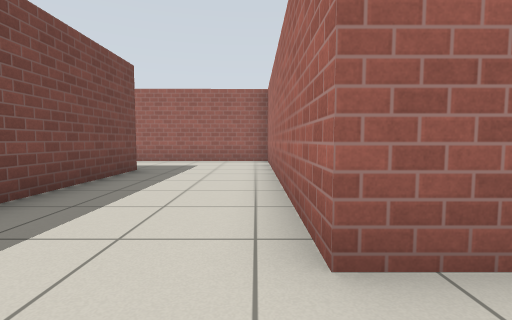
view 1 (above)

21 first-person views from a walk through a robot-simulator world made for Gazebo. The camera is 0.72 m above the floor, tilts 4° down and sees 85° across. The floor is counted in squares, 1 m on a side. Each view is taken from the middle of a square. On the plan, view 1 faces up. The plan holds only what a view shows up to about 10 squares ahead; the rest is blank. Simple patterns stand in for the simulator's built-in surfaces.

view 2
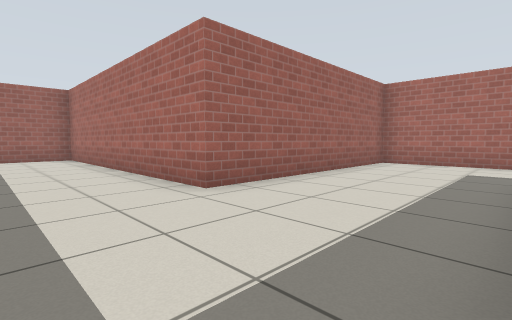

view 3
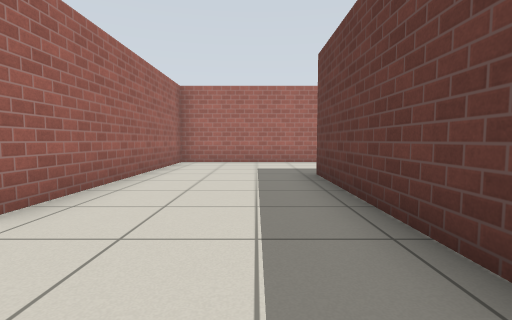

view 4
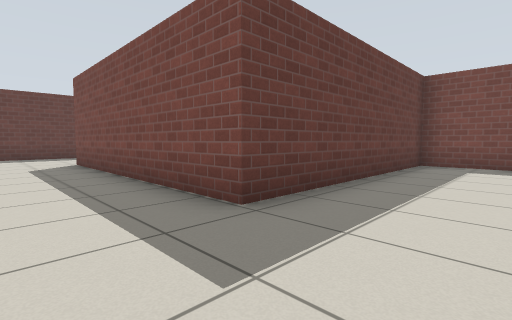

view 5
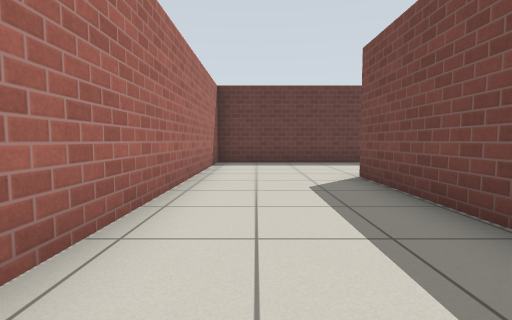

view 6
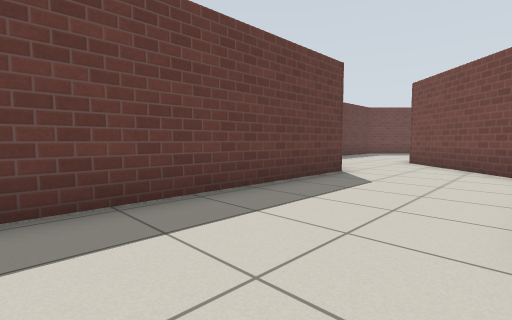

view 7
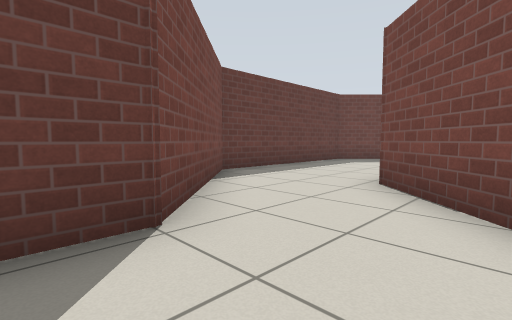

view 8
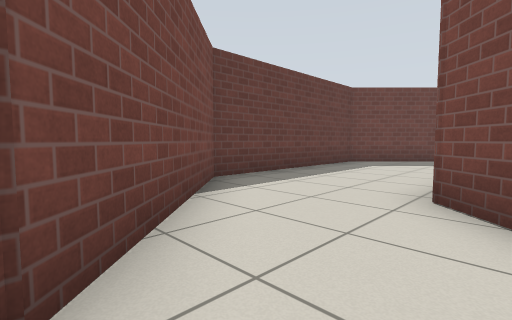

view 9
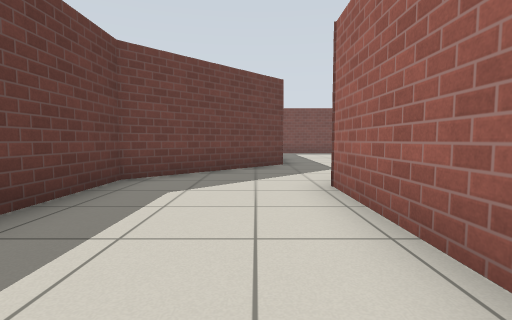

view 10
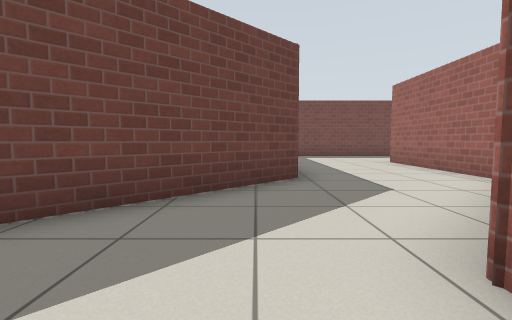

view 11
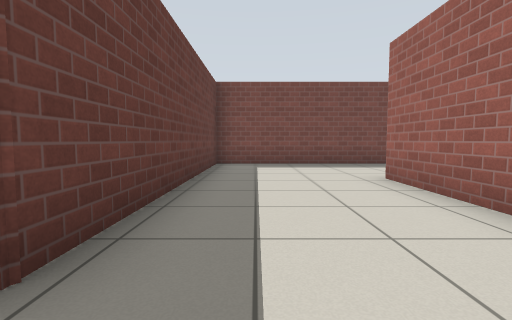

view 12
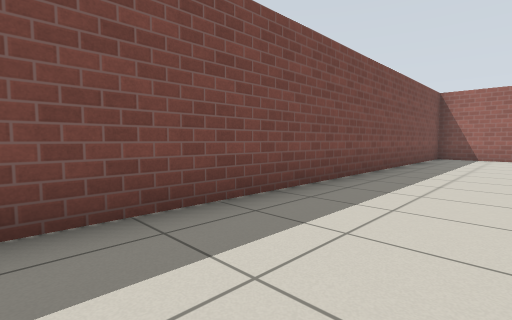

view 13
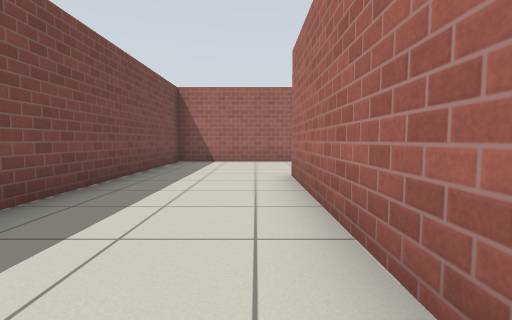

view 14
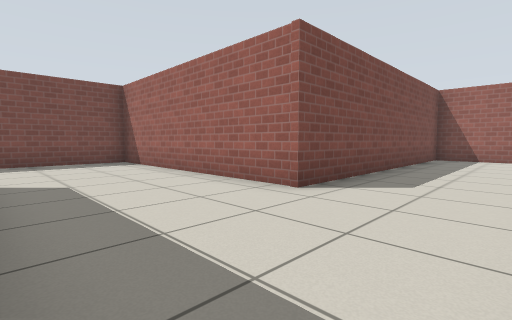

view 15
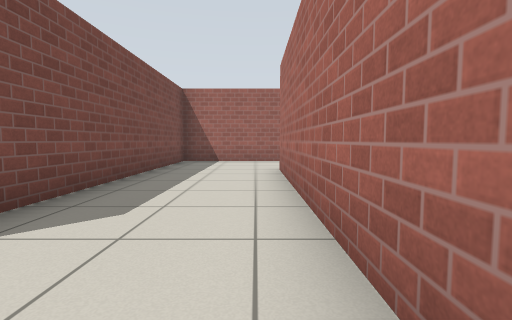

view 16
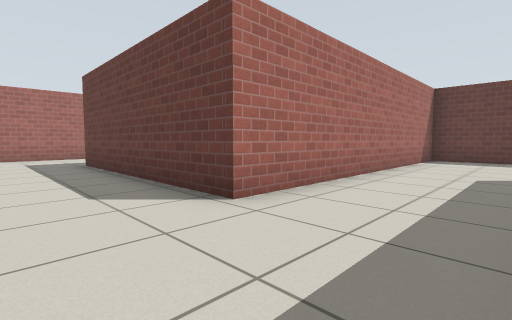

view 17
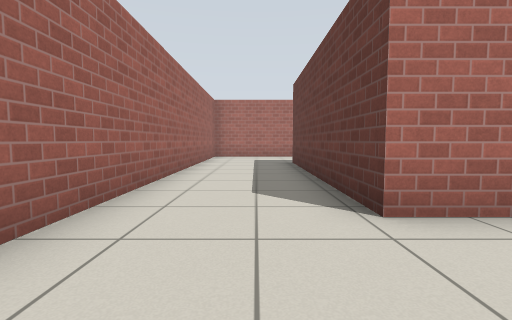

view 18
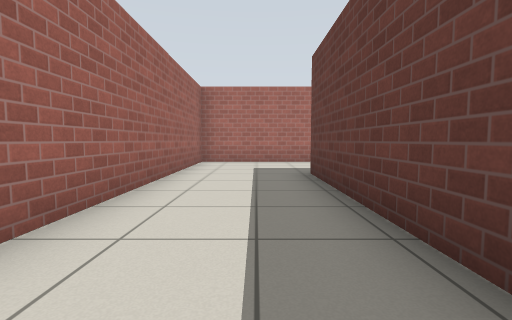

view 19
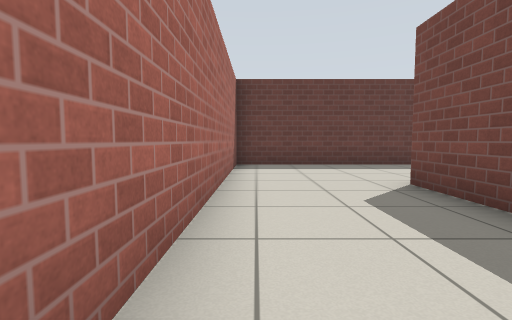

view 20
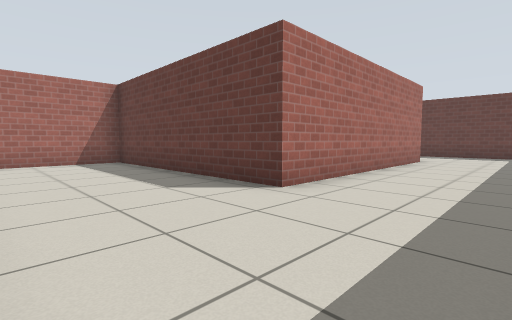

view 21
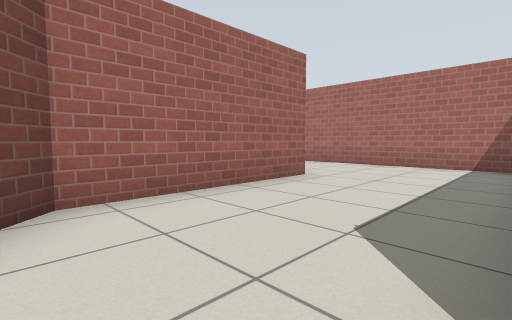

### Floor plan
Ten units are one square. View 1 is at (0, 0); x grows to the right and y downward. Boxes are objects, and circles mark ways between rooms. Rooms are numbered by the first view taken in them; rooms with no view inside come last. Other rooms are left out.
<svg viewBox="-201 -103 279 273">
<path fill="none" stroke="#000" d="M-29 4 -29 23 39 23 39 95 -5 95 -38 129M73 31 73 -15 4 -15 4 -98 -105 -97M-53 128 -85 128M-94 -68 -29 -68 -29 -31M-123 132 -91 165 -33 165 0 132 73 132 73 52M-121 95 -163 95 -163 23 -94 23 -94 -68M-105 -97 -125 -97 -125 -15 -196 -15 -196 132 -123 132"/>
<circle cx="-120" cy="110" r="3" fill="#2a7"/>
<circle cx="-95" cy="-85" r="3" fill="#2a7"/>
<text x="-10" y="20">1</text>
<text x="-150" y="20">2</text>
</svg>
Room 1 opens to room 2.

Where each view was taken, in squares from view 1:
view 1: 0 up, 0 right, facing up
view 2: 2 down, 2 left, facing up-right
view 3: 1 down, 2 left, facing right
view 4: 0 up, 6 right, facing down-left
view 5: 4 down, 6 right, facing down
view 6: 10 down, 6 right, facing down-left
view 7: 11 down, 1 right, facing down-left
view 8: 12 down, 0 right, facing down-left
view 9: 14 down, 4 left, facing left
view 10: 14 down, 7 left, facing left
view 11: 12 down, 11 left, facing left
view 12: 11 down, 17 left, facing up-left
view 13: 8 down, 17 left, facing up
view 14: 2 down, 10 left, facing up-left
view 15: 0 up, 10 left, facing up
view 16: 9 up, 12 left, facing down-right
view 17: 8 up, 12 left, facing right
view 18: 8 up, 9 left, facing right
view 19: 6 up, 10 left, facing down
view 20: 1 up, 19 left, facing down-right
view 21: 13 down, 1 left, facing up-right
